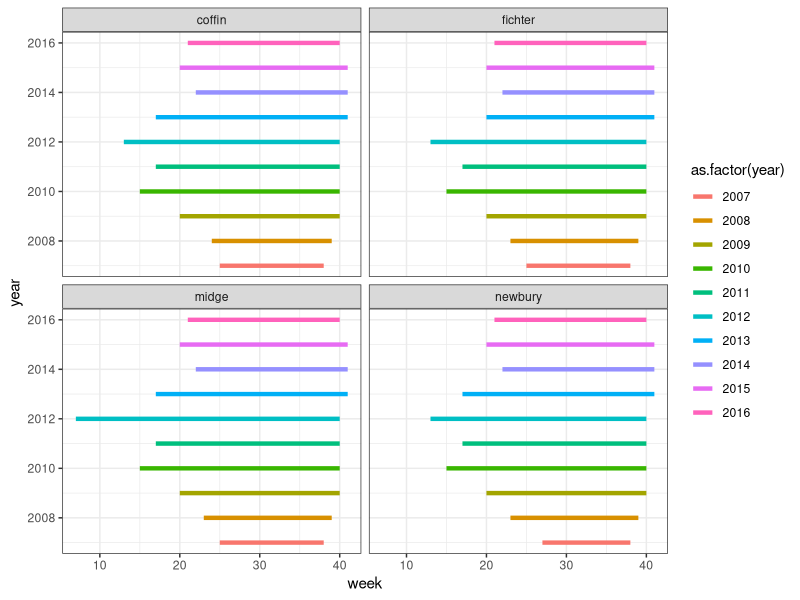
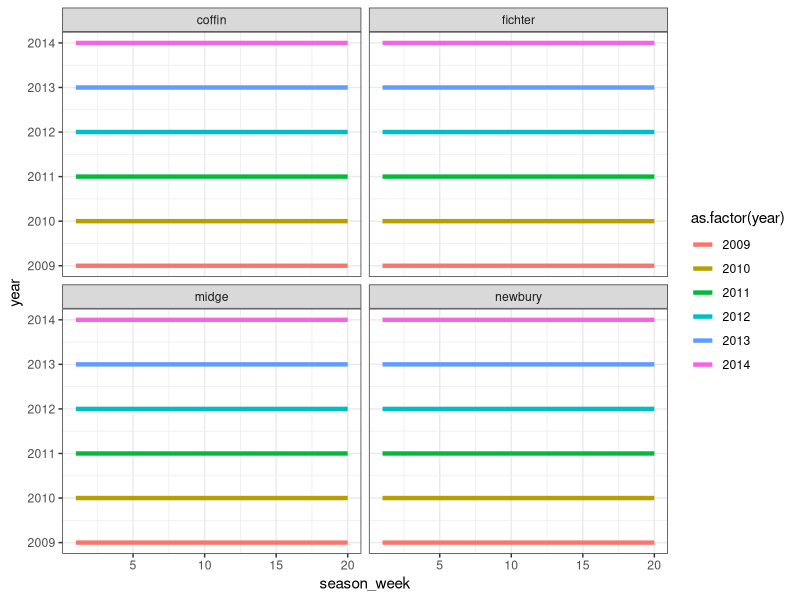

Generate these figures, in order, with R:
#Data Wrangling for Model Runs
#Author: Mary Lofton
#Date: 12APR19

#Purpose: align all years and sites to have the same number of sampling weeks starting and ending
#at the same time of year so we can run a logistic model in JAGS year-by-year

#then make a k by j matrix for driver data and environmental inputs

library(tidyverse)
library(lubridate)

dat <- read_csv("./Datasets/Sunapee/SummarizedData/All_Sites_Gloeo_light_wtrtemp_airtemp.csv")

season <- ggplot(data = dat, aes(x = week, y = year, colour = as.factor(year), group = year))+
  geom_line(size = 1.5)+
  facet_wrap(~site, ncol = 2, nrow = 2)+
  theme_bw()
season

cleaned_dat <- dat %>%
  mutate(week = week(date),
         dayofyr = yday(date)) %>%
  filter(year %in% 2009:2014 & (week %in% 21:40 | dayofyr == 283))

bad_dates <- as.Date(c("2009-05-21","2009-05-28","2009-06-18",
                       "2009-09-03","2009-09-10","2009-09-17",
                       "2009-10-01","2010-05-27","2010-06-03","2010-06-17","2011-06-09",
                       "2012-10-04","2013-07-04","2013-09-12","2013-09-19","2013-09-26",
                       "2013-10-03","2014-05-22","2014-07-03","2014-07-10","2014-07-24",
                       "2014-07-31","2014-08-07","2014-08-14","2014-08-21", "2014-08-28",
                       "2014-09-11","2014-09-18","2014-10-02","2013-10-10"))

cleaned_dat1 <- cleaned_dat[-c(193:194),] %>%
  filter(!date %in% bad_dates) %>%
  arrange(year,date,site) %>%
  mutate(season_week = rep(c(1:20),times = 6, each = 4))

write.csv(cleaned_dat1, file = "./Datasets/Sunapee/SummarizedData/seasonal_data_temp.csv", row.names = FALSE)

years <- c(2009:2014)

for (i in 1:length(years)){
  check <- cleaned_dat1 %>% filter(year == years[2])
  print(length(unique(check$date)))
}

#ok. 2009 is missing values for wk of 6-10 and wk of 9-28
#2010 has one week where 2 sites were samples 9-22 and 
#2 sites were samples 9-23 (so still 20 wks)
#2014 is missing one observation at newbury wk of 7-17

#now the tedious process of cleaning week-by-week


         
#check <- cleaned_dat1 %>% filter(is.na(TOBS))
#length == 0 == HOORAY!

season_check <- ggplot(data = cleaned_dat1, aes(x = season_week, y = year, colour = as.factor(year), group = year))+
  geom_line(size = 1.5)+
  facet_wrap(~site, ncol = 2, nrow = 2)+
  theme_bw()
season_check



#get in shape for seasonal for-loop
gloeo_seasonal <- cleaned_dat1 %>%
  filter(site == "fichter") %>%
  select(year, season_week, totalperL) %>%
  #mutate(totalperL = round(totalperL*141.3707)) %>%
  spread(key = season_week, value = totalperL) %>%
  select(-year)

colnames(gloeo_seasonal) <- paste("wk", colnames(gloeo_seasonal), sep = "_")

write.csv(gloeo_seasonal, "./Datasets/Sunapee/SummarizedData/Fichter_year_by_week_totalperL_31JUL19.csv", row.names = FALSE)


#same thing for temp
temp_seasonal <- cleaned_dat1 %>%
  filter(site == "midge") %>%
  select(year, season_week, TOBS) %>%
  spread(key = season_week, value = TOBS) %>%
  select(-year)

colnames(temp_seasonal) <- paste("wk", colnames(temp_seasonal), sep = "_")

write.csv(temp_seasonal, "./Datasets/Sunapee/SummarizedData/Midge_year_by_week_airtemp_22JUL19.csv", row.names = FALSE)



#####################################################################
#cleaning for continuous model
dat <- read_csv("./Datasets/Sunapee/SummarizedData/All_Sites_Gloeo_light_wtrtemp-Final.csv") %>%
  select(site, date, year, week, totalperL)

years <- c(2007:2017)
years_rep <- rep(years, each = 52)
weeks <- c(1:52)
weeks_rep <- rep(weeks, times = 11)

cont <- tibble(years_rep, weeks_rep) %>%
  mutate(Coffin = "Coffin",
         Fichter = "Fichter",
         Midge = "Midge",
         Newbury = "Newbury") %>%
  gather(Coffin:Newbury, key = "site", value = "id") %>%
  select(-id) %>%
  rename(year = years_rep, week = weeks_rep)

cont2 <- left_join(cont, dat, by = c("site","year","week"))

write.csv(cont2, "./Datasets/Sunapee/SummarizedData/All_Sites_Gloeo_light_wtrtemp-Continuous_17APR19.csv", row.names = FALSE)



